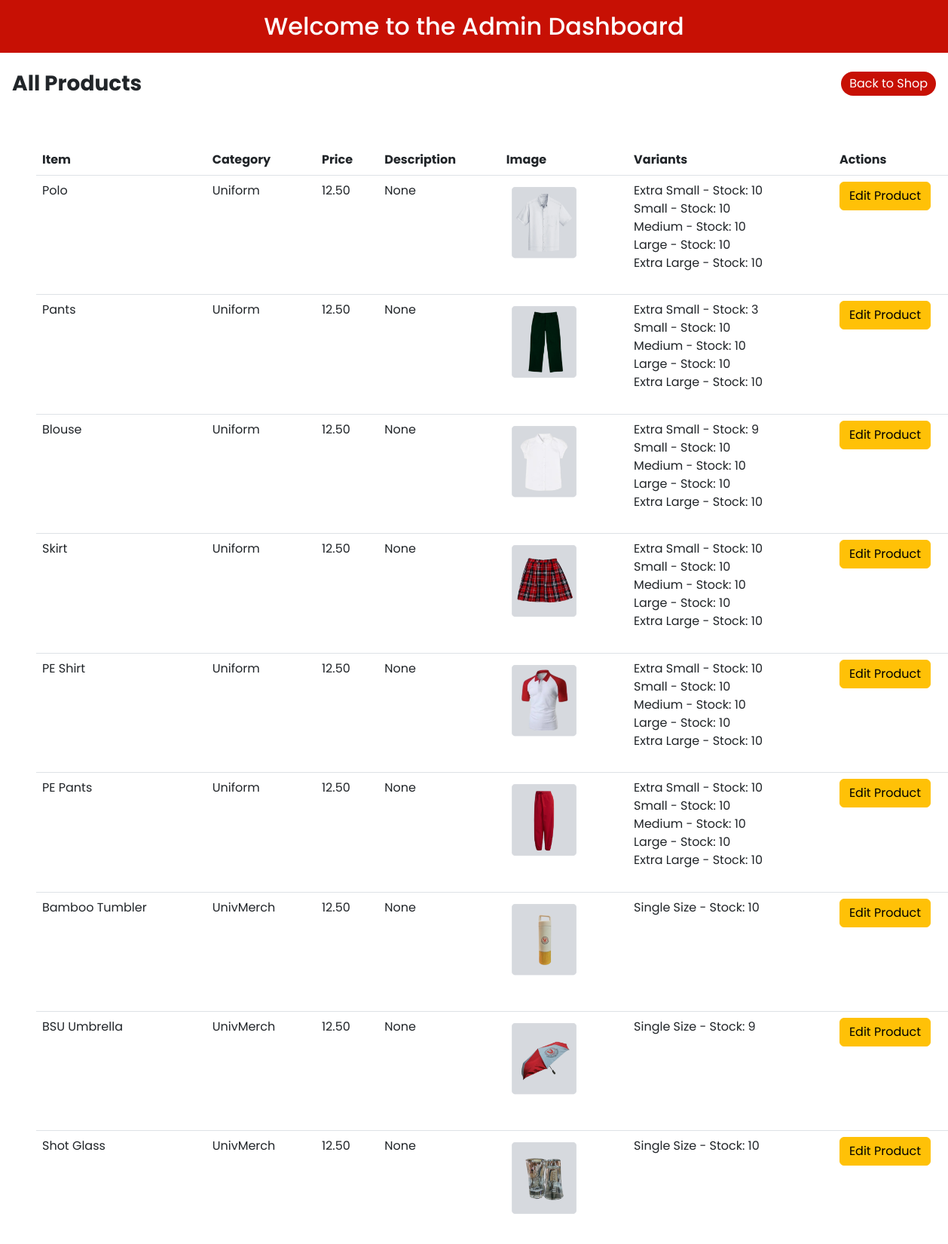
The app's page /admin (signed in, upper part) with its own data.
### bsumarketplace/models.py (models this page shows, shortened)
class Product(db.Model):
    id = db.Column(db.Integer, primary_key=True)
    category_id = db.Column(db.Integer, db.ForeignKey('category.id'), nullable=False)
    name = db.Column(db.String(100), nullable=False)
    price = db.Column(Numeric(10, 2), nullable=False)
    description = db.Column(db.Text, nullable=True)
    image_url = db.Column(db.String(255), nullable=True)

class Category(db.Model):
    id = db.Column(db.Integer, primary_key=True)
    name = db.Column(db.String(100), nullable=False)
    products = db.relationship('Product', backref='category', lazy=True)

class ProductVariant(db.Model):
    id = db.Column(db.Integer, primary_key=True)
    product_id = db.Column(db.Integer, db.ForeignKey('product.id'), nullable=False)
    size = db.Column(db.String(20), nullable=True)  # Assuming size is a string
    stock = db.Column(db.Integer, nullable=False)
    product = db.relationship('Product', backref='variants')

### bsumarketplace/routes.py (the view)
@app.route('/admin')
@login_required
def admin():
    products = Product.query.all()
    return render_template('admin.html', title='Admin Dashboard', products=products)

### bsumarketplace/models.py (called while the page is built)
@login_manager.user_loader
def load_user(user_id):
    return User.query.get(int(user_id))

### bsumarketplace/templates/admin.html (shortened to what this page needs)
<!DOCTYPE html>
<html lang="en">
    <head>
        <link rel="stylesheet" type="text/css" href="{{ url_for('static', filename='css/styles.css') }}" />
        <link rel="stylesheet" href="{{ url_for('static', filename='css/font-awesome.css') }}">
        <link href="https://cdn.jsdelivr.net/npm/bootstrap@5.3.0-alpha3/dist/css/bootstrap.min.css" rel="stylesheet"
>
    </head>
<body>
<div class="admin-content">
    <h2 class="title-admin">Welcome to the Admin Dashboard</h2>
    <div class="contain">
        <h3 class="all-p">All Products</h3>
        <a href="{{ url_for('index') }}" class="logout-btn-admin" onclick="logout()">Back to Shop</a>
      </div>
    <table class="table">
        <thead>
        <tr>
            <th>Item</th>
            <th>Category</th>
            <th>Price</th>
            <th>Description</th>
            <th>Image</th>
            <th>Variants</th>
            <th>Actions</th>
        </tr>
        </thead>
        <tbody>
        {% for product in products %}
        <tr>
            <td>{{ product.name }}</td>
            <td>{{ product.category.name }}</td>
            <td>{{ product.price }}</td>
            <td>{{ product.description }}</td>
            <td><img src="{{ product.image_url }}" alt="{{ product.name }}" style="max-width: 100px;"></td>
            <td>
                {% for variant in product.variants %}
                {{ variant.size }} - Stock: {{ variant.stock }}<br>
                {% endfor %}
            </td>
            <td>
                <button class="btn btn-warning" onclick="openEditModal({{ product.id }})">Edit Product</button>
            </td>
        </tr>
        {% endfor %}
        </tbody>
    </table>
</div>
</body>
</html>

### bsumarketplace/static/css/styles.css (style rules this page uses)
* { margin: 0; padding: 0; box-sizing: border-box; font-family: 'Poppins', sans-serif; }
html { scroll-behavior: smooth; }
body { overflow: auto; }
.title-admin { padding: 1rem; width: auto; background-color: #c71004; color: white; text-align: center; display: flex; align-items: center; justify-content: center; }
.all-p { margin: 1rem; font-weight: bold; }
.table { margin: 3rem; }
.contain { display: flex; justify-content: space-between; align-items: center; }
.logout-btn-admin { display: flex; align-items: center; justify-content: center; color: #ffffff; background-color: #c71004; padding: 4px; margin-right: 1rem; width: 10%; border-radius: 2rem; border: none; font-size: 1rem; text-decoration: none; }

### records on screen
Product: name "Polo", category.name "Uniform", price "12.50", description "None", shows a picture
ProductVariant: size "Extra Small", stock "10"
ProductVariant: size "Small", stock "10"
ProductVariant: size "Medium", stock "10"
ProductVariant: size "Large", stock "10"
ProductVariant: size "Extra Large", stock "10"
Product: name "Pants", category.name "Uniform", price "12.50", description "None", shows a picture
ProductVariant: size "Extra Small", stock "3"
ProductVariant: size "Small", stock "10"
ProductVariant: size "Medium", stock "10"
ProductVariant: size "Large", stock "10"
ProductVariant: size "Extra Large", stock "10"
Product: name "Blouse", category.name "Uniform", price "12.50", description "None", shows a picture
ProductVariant: size "Extra Small", stock "9"
ProductVariant: size "Small", stock "10"
ProductVariant: size "Medium", stock "10"
ProductVariant: size "Large", stock "10"
ProductVariant: size "Extra Large", stock "10"
Product: name "Skirt", category.name "Uniform", price "12.50", description "None", shows a picture
ProductVariant: size "Extra Small", stock "10"
ProductVariant: size "Small", stock "10"
ProductVariant: size "Medium", stock "10"
ProductVariant: size "Large", stock "10"
ProductVariant: size "Extra Large", stock "10"
Product: name "PE Shirt", category.name "Uniform", price "12.50", description "None", shows a picture
ProductVariant: size "Extra Small", stock "10"
ProductVariant: size "Small", stock "10"
ProductVariant: size "Medium", stock "10"
ProductVariant: size "Large", stock "10"
ProductVariant: size "Extra Large", stock "10"
Product: name "PE Pants", category.name "Uniform", price "12.50", description "None", shows a picture
ProductVariant: size "Extra Small", stock "10"
ProductVariant: size "Small", stock "10"
ProductVariant: size "Medium", stock "10"
ProductVariant: size "Large", stock "10"
ProductVariant: size "Extra Large", stock "10"
Product: name "Bamboo Tumbler", category.name "UnivMerch", price "12.50", description "None", shows a picture
ProductVariant: size "Single Size", stock "10"
Product: name "BSU Umbrella", category.name "UnivMerch", price "12.50", description "None", shows a picture
ProductVariant: size "Single Size", stock "9"
Product: name "Shot Glass", category.name "UnivMerch", price "12.50", description "None", shows a picture
ProductVariant: size "Single Size", stock "10"
